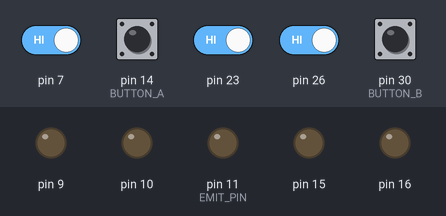
This sketch was run on a simulated Arduino Mega 2560, built with avr-gcc and run on an emulated ATmega2560. Shown: output pins drawn as LEDs (lit = HIGH). Inputs (shaded band) come from the test bench; at power-on: pin 7, pin 14 (BUTTON_A), pin 23, pin 26, pin 30 (BUTTON_B) HIGH. What the sketch prints to the serial monitor is not drawn.

Above: at 0.1 s.
At 1.3 s:
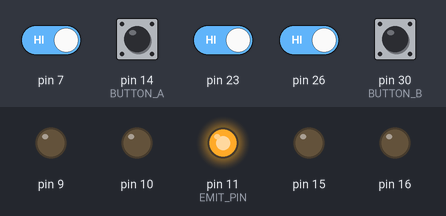
1.4 s: pin 14 (BUTTON_A) pulled LOW for 0.15 s
At 4.4 s:
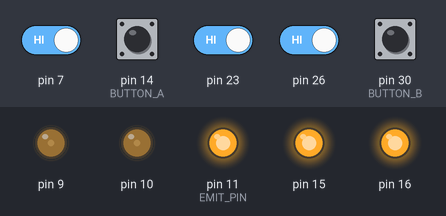
Timing chart, 0 to 13.4 s (numbered marks = the images above; inputs shaded):
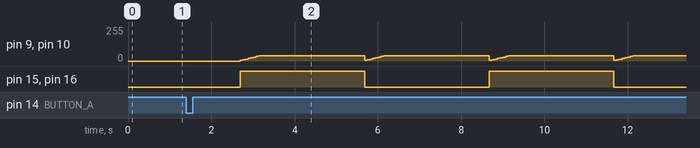

The sketch:

Leader.ino
```cpp
/*
 * Leader机器人 - 整合版本
 * 功能：
 * 1. 按钮A选择Line Sensor模式
 * 2. 按钮B选择Bump Sensor模式
 * 3. 使用增量式PID进行速度控制和方向纠正
 * 4. 发射IR信号供Follower检测
 */

#include "Encoders.h"
#include "Motors.h"
#include "PID.h"
#include "Kinematics.h"
#include "LineSensors.h"

// ===== 按钮引脚定义 =====
#define BUTTON_A 14  // 3Pi+ 按钮A
#define BUTTON_B 30  // 3Pi+ 按钮B
#define BUTTON_C 17  // 3Pi+ 按钮C (可选)

// ===== IR发射控制引脚 =====
#define EMIT_PIN 11

// ===== 运行模式 =====
enum RunMode {
  MODE_STANDBY,      // 待机模式
  MODE_LINE_SENSOR,  // Line Sensor模式
  MODE_BUMP_SENSOR   // Bump Sensor模式
};

RunMode current_mode = MODE_STANDBY;

// ===== 基础组件 =====
Motors_c motors;
Kinematics_c kin;
LineSensors_c line_sensors;

// ===== PID控制器 =====
PID_c speed_pid_left;   // 左轮速度PID
PID_c speed_pid_right;  // 右轮速度PID
PID_c direction_pid;    // 方向纠正PID

// ===== 速度控制参数 =====
#define DRIVE_EST_MS 30UL   // 速度估算周期
#define DRIVE_PID_MS 60UL   // PID更新周期
#define DRIVE_PWM_LIMIT 40  // PWM上限

// 目标速度（counts per second）
const float DEMAND_SPEED = 100.0f;   // 目标速度

// 速度PID参数（增量式）
float KP_SPEED = 0.15f, KI_SPEED = 0.008f, KD_SPEED = 0.05f;

// 方向纠正PID参数（增量式）
float KP_DIR = 0.5f, KI_DIR = 0.01f, KD_DIR = 0.1f;

// ===== 运动状态变量 =====
unsigned long drive_est_ts = 0, drive_pid_ts = 0;
long d_last_e0 = 0, d_last_e1 = 0;
float spdL_cps = 0.0f, spdR_cps = 0.0f;

// 速度平滑滤波
float spdL_filtered = 0.0f;
float spdR_filtered = 0.0f;
const float SPEED_FILTER_ALPHA = 0.3f;

// PWM记录（用于数据记录）
float last_pwm_L = 0.0f;
float last_pwm_R = 0.0f;

// ===== 往返运动参数 =====
#define MOVE_DURATION 3000   // 移动持续时间（毫秒）
#define NUM_ROUNDS 5         // 往返回合数

// 运动状态
enum MotionState {
  MOVING_BACKWARD,  // 后退中
  MOVING_FORWARD,   // 前进中
  COMPLETED,        // 完成
  REPORTING_RESULTS // 报告结果
};

MotionState motion_state = MOVING_BACKWARD;
unsigned long motion_start_time = 0;
int current_round = 0;

// ===== 数据记录功能 =====
// 注意：为了节省内存，数据记录功能已禁用
// 如果需要数据记录，请使用SD卡或实时串口传输
// #define MAX_RESULTS 30
// #define VARIABLES 7
// float results[MAX_RESULTS][VARIABLES];  // 占用840字节RAM
// int results_index = 0;
// unsigned long record_results_ts = 0;
// unsigned long results_interval_ms = 0;
// bool recording_enabled = false;

// ===== 辅助函数 =====
static inline float clampf(float v, float lo, float hi) {
  if (v < lo) return lo;
  if (v > hi) return hi;
  return v;
}

static inline int iround(float v) {
  return (int)lroundf(v);
}

// ===== 按钮读取（带防抖）=====
bool readButton(int pin) {
  if (digitalRead(pin) == LOW) {
    delay(50);  // 防抖
    if (digitalRead(pin) == LOW) {
      while (digitalRead(pin) == LOW);  // 等待释放
      delay(50);  // 防抖
      return true;
    }
  }
  return false;
}

// ===== 速度估算 =====
void estimateSpeed() {
  unsigned long now = millis();
  if (now - drive_est_ts < DRIVE_EST_MS) return;

  unsigned long dt = now - drive_est_ts;
  drive_est_ts = now;

  long e0 = count_e0;
  long e1 = count_e1;

  long delta_e0 = e0 - d_last_e0;
  long delta_e1 = e1 - d_last_e1;

  d_last_e0 = e0;
  d_last_e1 = e1;

  // 转换为 counts per second
  // encoder0对应右轮，encoder1对应左轮
  float spdR_raw = (float)delta_e0 * 1000.0f / (float)dt;
  float spdL_raw = (float)delta_e1 * 1000.0f / (float)dt;

  // 低通滤波
  spdR_filtered = spdR_filtered * (1.0f - SPEED_FILTER_ALPHA) + spdR_raw * SPEED_FILTER_ALPHA;
  spdL_filtered = spdL_filtered * (1.0f - SPEED_FILTER_ALPHA) + spdL_raw * SPEED_FILTER_ALPHA;

  spdR_cps = spdR_filtered;
  spdL_cps = spdL_filtered;
}

// ===== PID速度控制（带方向纠正）=====
void driveWithPID(float demand_L, float demand_R, float direction_correction = 0.0f) {
  unsigned long now = millis();
  if (now - drive_pid_ts < DRIVE_PID_MS) return;
  drive_pid_ts = now;

  // 速度PID输出
  float pid_L = speed_pid_left.update(demand_L, spdL_cps);
  float pid_R = speed_pid_right.update(demand_R, spdR_cps);

  // 应用方向纠正（如果有）
  pid_L -= direction_correction;
  pid_R += direction_correction;

  // 限制PWM
  pid_L = clampf(pid_L, -DRIVE_PWM_LIMIT, DRIVE_PWM_LIMIT);
  pid_R = clampf(pid_R, -DRIVE_PWM_LIMIT, DRIVE_PWM_LIMIT);

  // 记录PWM值（用于数据记录）
  last_pwm_L = pid_L;
  last_pwm_R = pid_R;

  motors.setPWM(iround(pid_L), iround(pid_R));
}

// ===== 模式选择界面 =====
void waitForModeSelection() {
  Serial.println("\n========================================");
  Serial.println("*** Leader机器人 - 模式选择 ***");
  Serial.println("========================================");
  Serial.println("请选择运行模式：");
  Serial.println("  按钮A - Line Sensor模式");
  Serial.println("  按钮B - Bump Sensor模式");
  Serial.println("等待按钮输入...");

  while (current_mode == MODE_STANDBY) {
    if (readButton(BUTTON_A)) {
      current_mode = MODE_LINE_SENSOR;
      Serial.println("\n✓ 已选择：Line Sensor模式");
    } else if (readButton(BUTTON_B)) {
      current_mode = MODE_BUMP_SENSOR;
      Serial.println("\n✓ 已选择：Bump Sensor模式");
    }
    delay(10);
  }
}

// ===== SETUP =====
void setup() {
  Serial.begin(115200);
  delay(500);

  Serial.println("\n\n========================================");
  Serial.println("*** Leader机器人 - 整合版本 ***");
  Serial.println("========================================");

  // 初始化按钮
  pinMode(BUTTON_A, INPUT_PULLUP);
  pinMode(BUTTON_B, INPUT_PULLUP);
  pinMode(BUTTON_C, INPUT_PULLUP);

  // 初始化电机
  motors.initialise();

  // 初始化编码器
  setupEncoder0();
  setupEncoder1();

  // 初始化运动学
  kin.initialise(0, 0, 0);

  // 初始化Line Sensors（可选，根据模式使用）
  line_sensors.initialiseForADC();

  // 初始化速度PID控制器（增量式）
  speed_pid_left.initialise(KP_SPEED, KI_SPEED, KD_SPEED);
  speed_pid_right.initialise(KP_SPEED, KI_SPEED, KD_SPEED);
  speed_pid_left.setOutputLimits(-DRIVE_PWM_LIMIT, DRIVE_PWM_LIMIT);
  speed_pid_right.setOutputLimits(-DRIVE_PWM_LIMIT, DRIVE_PWM_LIMIT);
  speed_pid_left.setMaxDelta(5.0f);  // 限制输出变化率
  speed_pid_right.setMaxDelta(5.0f);

  // 初始化方向纠正PID（增量式）
  direction_pid.initialise(KP_DIR, KI_DIR, KD_DIR);
  direction_pid.setOutputLimits(-15.0f, 15.0f);  // 方向纠正范围

  Serial.println("✓ 系统初始化完成");
  Serial.println("✓ 使用增量式PID控制器");
  Serial.print("  - 速度PID: Kp="); Serial.print(KP_SPEED, 3);
  Serial.print(", Ki="); Serial.print(KI_SPEED, 4);
  Serial.print(", Kd="); Serial.println(KD_SPEED, 3);
  Serial.print("  - 方向PID: Kp="); Serial.print(KP_DIR, 3);
  Serial.print(", Ki="); Serial.print(KI_DIR, 4);
  Serial.print(", Kd="); Serial.println(KD_DIR, 3);

  // 等待模式选择
  waitForModeSelection();

  // 根据选择的模式配置IR发射
  if (current_mode == MODE_LINE_SENSOR) {
    // Line Sensor模式：开启IR发射（供Follower检测）
    pinMode(EMIT_PIN, OUTPUT);
    digitalWrite(EMIT_PIN, HIGH);  // HIGH = 持续发射IR信号
    Serial.println("✓ IR发射器：开启（Line Sensor模式 - OUTPUT + HIGH）");
    Serial.println("  Follower将能够检测到本机器人");
  } else if (current_mode == MODE_BUMP_SENSOR) {
    // Bump Sensor模式：开启IR发射（供Follower检测）
    pinMode(EMIT_PIN, OUTPUT);
    digitalWrite(EMIT_PIN, LOW);  // LOW = 发射IR（Bump模式）
    Serial.println("✓ IR发射器：开启（Bump Sensor模式 - OUTPUT + LOW）");
  }

  Serial.println("\n运动参数：");
  Serial.print("  - 目标速度: "); Serial.print(DEMAND_SPEED); Serial.println(" counts/s");
  Serial.print("  - PWM上限: ±"); Serial.println(DRIVE_PWM_LIMIT);
  Serial.print("  - 运动模式: 后退"); Serial.print(MOVE_DURATION/1000);
  Serial.print("秒 → 前进"); Serial.print(MOVE_DURATION/1000); Serial.println("秒");
  Serial.print("  - 回合数: "); Serial.println(NUM_ROUNDS);
  Serial.println("========================================");
  Serial.println("准备开始运动...\n");

  delay(1000);

  // 重置PID和状态
  speed_pid_left.reset();
  speed_pid_right.reset();
  direction_pid.reset();

  unsigned long now = millis();
  drive_est_ts = now;
  drive_pid_ts = now;
  d_last_e0 = count_e0;
  d_last_e1 = count_e1;
  spdL_cps = 0.0f;
  spdR_cps = 0.0f;
  spdL_filtered = 0.0f;
  spdR_filtered = 0.0f;

  // 数据记录功能已禁用以节省内存
  // results_index = 0;
  // results_interval_ms = (MOVE_DURATION * NUM_ROUNDS * 2) / MAX_RESULTS;
  // record_results_ts = millis();
  // recording_enabled = true;

  // Serial.println("数据记录已启用:");
  // Serial.print("  - 记录间隔: "); Serial.print(results_interval_ms); Serial.println(" ms");
  // Serial.print("  - 最大记录数: "); Serial.println(MAX_RESULTS);
  // Serial.println("  - 记录变量: 时间,X,Y,Theta,速度L,速度R,PWM");

  // 开始第一个回合
  motion_start_time = millis();
  Serial.print("回合 1/"); Serial.print(NUM_ROUNDS); Serial.println(" - 开始后退");
}

// ===== LOOP =====
void loop() {
  unsigned long current_time = millis();
  unsigned long elapsed = current_time - motion_start_time;

  // 更新速度估算
  estimateSpeed();

  // 更新运动学
  static unsigned long kin_ts = 0;
  if (current_time - kin_ts >= 10) {
    kin_ts = current_time;
    kin.update();
  }

  // ===== 数据记录已禁用 =====
  // if (recording_enabled && results_index < MAX_RESULTS) {
  //   if (current_time - record_results_ts >= results_interval_ms) {
  //     record_results_ts = current_time;
  //
  //     results[results_index][0] = (float)(current_time - motion_start_time) / 1000.0f;
  //     results[results_index][1] = kin.x;
  //     results[results_index][2] = kin.y;
  //     results[results_index][3] = kin.theta;
  //     results[results_index][4] = spdL_cps;
  //     results[results_index][5] = spdR_cps;
  //     results[results_index][6] = last_pwm_L;
  //
  //     results_index++;
  //   }
  // }

  // 根据状态设置目标速度
  float demand_L = 0.0f;
  float demand_R = 0.0f;

  switch (motion_state) {
    case MOVING_BACKWARD:
      // 后退：负速度
      demand_L = -DEMAND_SPEED;
      demand_R = -DEMAND_SPEED;

      if (elapsed >= MOVE_DURATION) {
        // 后退完成，切换到前进
        speed_pid_left.reset();
        speed_pid_right.reset();
        direction_pid.reset();

        motion_state = MOVING_FORWARD;
        motion_start_time = current_time;
        Serial.print("回合 "); Serial.print(current_round + 1);
        Serial.print("/"); Serial.print(NUM_ROUNDS); Serial.println(" - 开始前进");
      }
      break;

    case MOVING_FORWARD:
      // 前进：正速度
      demand_L = DEMAND_SPEED;
      demand_R = DEMAND_SPEED;

      if (elapsed >= MOVE_DURATION) {
        // 前进完成
        current_round++;

        if (current_round >= NUM_ROUNDS) {
          // 所有回合完成
          motion_state = COMPLETED;
          // recording_enabled = false;  // 数据记录已禁用
          speed_pid_left.reset();
          speed_pid_right.reset();
          direction_pid.reset();
          Serial.println("\n========================================");
          Serial.println("✓ 所有回合完成！Leader停止");
          Serial.println("========================================");
        } else {
          // 开始下一个回合
          speed_pid_left.reset();
          speed_pid_right.reset();
          direction_pid.reset();

          motion_state = MOVING_BACKWARD;
          motion_start_time = current_time;
          Serial.print("\n回合 "); Serial.print(current_round + 1);
          Serial.print("/"); Serial.print(NUM_ROUNDS); Serial.println(" - 开始后退");
        }
      }
      break;

    case COMPLETED:
      // 保持停止状态（已报告完数据）
      demand_L = 0.0f;
      demand_R = 0.0f;
      motors.setPWM(0, 0);

      // 每5秒输出一次状态
      static unsigned long status_ts = 0;
      if (current_time - status_ts >= 5000) {
        status_ts = current_time;
        Serial.println("Leader已完成所有运动 | IR发射器: ON");
      }
      return;  // 跳过PID控制

    // 数据报告功能已禁用
    // case REPORTING_RESULTS:
    //   motors.setPWM(0, 0);
    //   Serial.println("\n========================================");
    //   Serial.println("*** Leader数据记录报告 ***");
    //   Serial.println("========================================");
    //   motion_state = COMPLETED;
    //   return;
  }

  // 执行PID速度控制（带方向纠正）
  // 方向纠正：目标是左右轮速度相同，误差 = spdL - spdR
  float speed_diff = spdL_cps - spdR_cps;
  float direction_correction = direction_pid.update(0.0f, speed_diff);

  driveWithPID(demand_L, demand_R, direction_correction);

  // 调试输出（每300ms）
  static unsigned long debug_ts = 0;
  if (current_time - debug_ts >= 300) {
    debug_ts = current_time;
    Serial.print("状态: ");
    Serial.print(motion_state == MOVING_BACKWARD ? "后退" : "前进");
    Serial.print(" | 目标: ");
    Serial.print(demand_L, 1); Serial.print("/"); Serial.print(demand_R, 1);
    Serial.print(" | 实际: ");
    Serial.print(spdL_cps, 1); Serial.print("/"); Serial.print(spdR_cps, 1);
    Serial.print(" | 速度差: ");
    Serial.print(speed_diff, 1);
    Serial.print(" | 方向纠正: ");
    Serial.print(direction_correction, 1);
    Serial.print(" | 剩余: ");
    Serial.print((MOVE_DURATION - elapsed) / 1000.0f, 1);
    Serial.println("秒");
  }

  delay(10);
}
```

Kinematics.h
```cpp
#ifndef _KINEMATICS_H
#define _KINEMATICS_H

#include <math.h>

// These two commands mean that this header file
// will attempt to use some global variables of
// the same name found in another header file.
// From encoders.h
extern volatile long count_e0;
extern volatile long count_e1;

// ===== Leader机器人校准参数 =====
// 这些参数是针对Leader机器人校准的，不要修改！
const float count_per_rev = 358.3;   // From documentation - correct.
const float wheel_radius  = 17.475;  // Leader校准值: 17.475mm
const float wheel_sep     = 44.48;   // Leader校准值: 44.48mm

// Take the circumference of the wheel and divide by the
// number of counts per revolution. This provides the mm
// travelled per encoder count.
const float mm_per_count  = ( 2.0 * wheel_radius * PI ) / count_per_rev;

// Class to track robot position.
class Kinematics_c {
  public:

    // Pose
    float x,y,theta;

    // To calculate the difference
    // in encoder counts for each
    // call to update()
    long last_e1;
    long last_e0;

    // Constructor, must exist.
    Kinematics_c() {

    }

    // Used to setup kinematics, and to set a start position
    void initialise( float start_x, float start_y, float start_th ) {
      last_e0 = count_e0; // Initisalise last count to current count
      last_e1 = count_e1; // Initisalise last count to current count
      x = start_x;
      y = start_y;
      theta = start_th;
    }

    // Here I have opted to use encoder counts rather than
    // wheel velocity.  Either way will work.
    // With velocity, the difference in time between updates
    // is required (distance = speed / time ).
    // If we use the velocity, it means we have to do
    // extra computation just to get back to distance, which
    // we had in the first place (as change of encoder counts)
    void update( ) {

        long delta_e1;  // change in counts
        long delta_e0;  // change in counts
        float mean_delta;

        float x_contribution;   // linear translation
        float th_contribution;  // rotation

        // How many counts since last update()?
        delta_e1 = count_e1 - last_e1;
        delta_e0 = count_e0 - last_e0;

        // Used last encoder values, so now update to
        // current for next iteration
        last_e1 = count_e1;
        last_e0 = count_e0;

        // Work out x contribution in local frame.
        mean_delta = (float)delta_e1;
        mean_delta += (float)delta_e0;
        mean_delta /= 2.0;

        x_contribution = mean_delta * mm_per_count;

        // Work out rotation in local frame
        th_contribution = (float)delta_e0;
        th_contribution -= (float)delta_e1;
        th_contribution *= mm_per_count;
        th_contribution /= (wheel_sep *2.0);


        // Update global frame by taking these
        // local contributions, projecting a point
        // and adding to global pose.
        x = x + x_contribution * cos( theta );
        y = y + x_contribution * sin( theta );
        theta = theta + th_contribution;

        // Done!
    } // End of update()

}; // End of Kinematics_c class defintion


#endif
```

LineSensors.h
```cpp
#ifndef _LINESENSORS_H
#define _LINESENSORS_H

#include <Arduino.h>

// ---- 必须在类之前定义好这些常量/引脚 ----
#define NUM_SENSORS 5

// 3Pi+ 32U4：DN1..DN5 = A11, A0, A2, A3, A4（左→右）
static const int sensor_pins[NUM_SENSORS] = { A11, A0, A2, A3, A4 };

// IR 发射控制
#define EMIT_PIN 11
// -----------------------------------------

class LineSensors_c {
public:
  float readings[NUM_SENSORS];   // 原始 ADC (0..1023)
  float minimum[NUM_SENSORS];    // 标定最小（白面）
  float maximum[NUM_SENSORS];    // 标定最大（黑面）
  float scaling[NUM_SENSORS];    // 1/(max-min)
  float calibrated[NUM_SENSORS]; // 归一化 0..1（按伪代码：x=(raw-min)/range）

  // 必须与类名一致，且保持空体
  LineSensors_c() {
    // leave this empty
  }

  // 初始化：打开 IR 发射 + 传感器为 INPUT_PULLUP
  void initialiseForADC() {
    pinMode(EMIT_PIN, OUTPUT);
    digitalWrite(EMIT_PIN, HIGH);
    for (int i = 0; i < NUM_SENSORS; i++) {
      pinMode(sensor_pins[i], INPUT_PULLUP);
    }
    analogReference(DEFAULT);
  }

  // 读取5路ADC到 readings[]
  void readSensorsADC() {
    initialiseForADC(); // 按课程模板保留
    for (int i = 0; i < NUM_SENSORS; i++) {
      (void)analogRead(sensor_pins[i]);   // 丢首读
      delayMicroseconds(40);
      readings[i] = (float)analogRead(sensor_pins[i]);
    }
  }

  // 归一化（Algorithm 2）：Calibrated = (Readings - Min) / (Max - Min)
  // 这里保持伪代码极性：白≈0，黑≈1；如果想白=1黑=0，上层做 1.0 - calibrated[i]
  void calcCalibratedADC() {
    readSensorsADC();
    for (int i = 0; i < NUM_SENSORS; i++) {
      float range = maximum[i] - minimum[i];
      if (range < 1.0f) range = 1.0f; // 防止除0
      scaling[i] = 1.0f / range;
      float x = (readings[i] - minimum[i]) * scaling[i];
      if (x < 0) x = 0;
      if (x > 1) x = 1;
      calibrated[i] = x; // 白≈0，黑≈1
    }
  }

  // 是否任意一只“踩黑”
  bool onLine(float thr = 0.60f, bool whiteIsOne = false) {
    for (int i = 0; i < NUM_SENSORS; ++i) {
      float v = calibrated[i];               // 白≈0 黑≈1
      float blackness = whiteIsOne ? (1.0f - v) : v;
      if (blackness >= thr) return true;
    }
    return false;
  }

  // 返回“最黑”的传感器索引；若都不够黑返回 -1
  int dominantSensor(float thr = 0.60f, bool whiteIsOne = false) {
    int best = -1; float bestVal = thr;
    for (int i = 0; i < NUM_SENSORS; ++i) {
      float v = calibrated[i];
      float blackness = whiteIsOne ? (1.0f - v) : v;
      if (blackness > bestVal) { bestVal = blackness; best = i; }
    }
    return best;
  }
};

#endif // _LINESENSORS_H
```

Source omitted: Encoders.h (8534 bytes), Motors.h (745 bytes), PID.h (5086 bytes)

Measured:
- after the input at 1.4 s, pin 9, pin 10: 0/255 → 5/255 after 1.3 s, then repeats every 3.0 s: 10/255 0.06 s, 15/255 0.06 s, 20/255 0.07 s, 25/255 0.06 s, 30/255 0.06 s, 35/255 0.06 s, 40/255 2.5 s, 5/255 0.06 s; pin 15, pin 16: alternates HIGH for 3.0 s and LOW for 3.0 s, starting after 1.3 s
